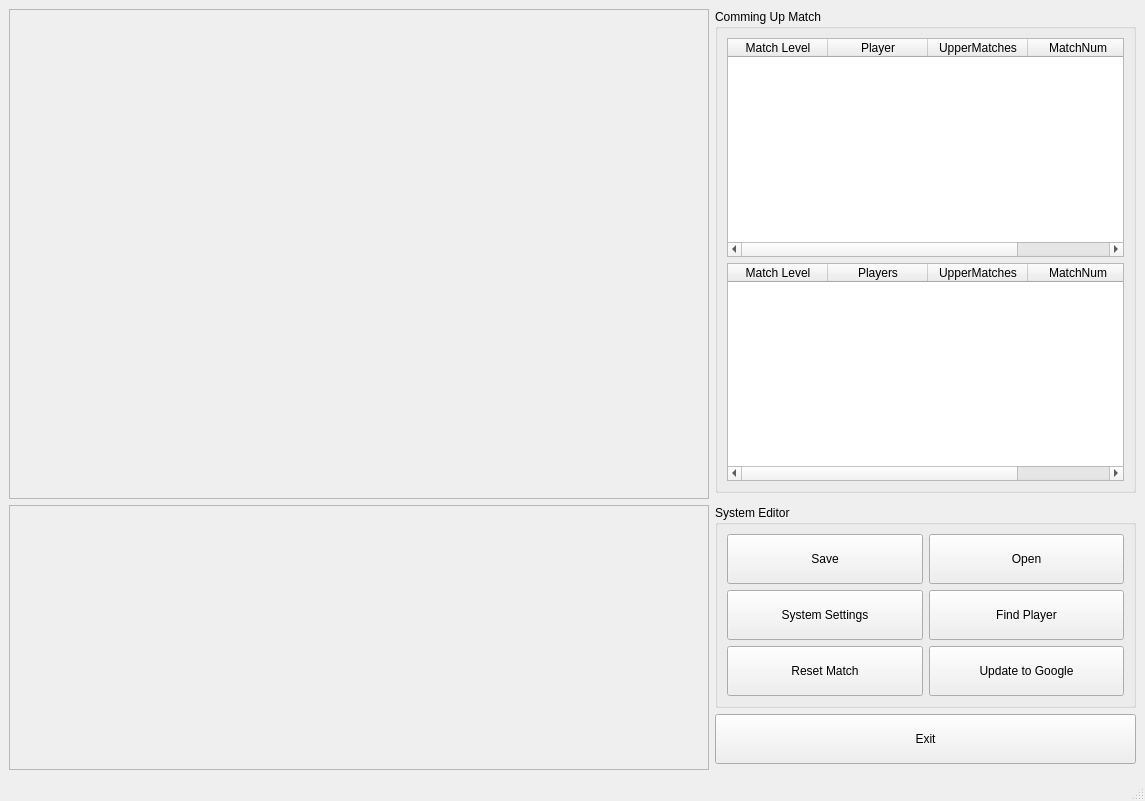
<?xml version="1.0" encoding="UTF-8"?>
<ui version="4.0">
 <class>TournamentController</class>
 <widget class="QMainWindow" name="TournamentController">
  <property name="geometry">
   <rect>
    <x>0</x>
    <y>0</y>
    <width>1145</width>
    <height>801</height>
   </rect>
  </property>
  <property name="windowTitle">
   <string>MainWindow</string>
  </property>
  <property name="autoFillBackground">
   <bool>false</bool>
  </property>
  <widget class="QWidget" name="centralwidget">
   <layout class="QGridLayout" name="gridLayout_2">
    <item row="0" column="1">
     <widget class="QGroupBox" name="groupBox_5">
      <property name="sizePolicy">
       <sizepolicy hsizetype="Preferred" vsizetype="Minimum">
        <horstretch>0</horstretch>
        <verstretch>0</verstretch>
       </sizepolicy>
      </property>
      <property name="minimumSize">
       <size>
        <width>400</width>
        <height>200</height>
       </size>
      </property>
      <property name="maximumSize">
       <size>
        <width>600</width>
        <height>16777215</height>
       </size>
      </property>
      <property name="title">
       <string>Comming Up Match</string>
      </property>
      <layout class="QGridLayout" name="gridLayout_7">
       <item row="0" column="0">
        <widget class="QTableWidget" name="singlewaiting">
         <property name="sizePolicy">
          <sizepolicy hsizetype="Preferred" vsizetype="Expanding">
           <horstretch>0</horstretch>
           <verstretch>0</verstretch>
          </sizepolicy>
         </property>
         <property name="editTriggers">
          <set>QAbstractItemView::NoEditTriggers</set>
         </property>
         <property name="dragDropOverwriteMode">
          <bool>false</bool>
         </property>
         <property name="selectionBehavior">
          <enum>QAbstractItemView::SelectRows</enum>
         </property>
         <column>
          <property name="text">
           <string>Match Level</string>
          </property>
         </column>
         <column>
          <property name="text">
           <string>Player</string>
          </property>
         </column>
         <column>
          <property name="text">
           <string>UpperMatches</string>
          </property>
         </column>
         <column>
          <property name="text">
           <string>MatchNum</string>
          </property>
         </column>
        </widget>
       </item>
       <item row="1" column="0">
        <widget class="QTableWidget" name="doublewaiting">
         <property name="sizePolicy">
          <sizepolicy hsizetype="Preferred" vsizetype="Expanding">
           <horstretch>0</horstretch>
           <verstretch>0</verstretch>
          </sizepolicy>
         </property>
         <property name="editTriggers">
          <set>QAbstractItemView::NoEditTriggers</set>
         </property>
         <property name="dragDropOverwriteMode">
          <bool>false</bool>
         </property>
         <property name="selectionBehavior">
          <enum>QAbstractItemView::SelectRows</enum>
         </property>
         <column>
          <property name="text">
           <string>Match Level</string>
          </property>
         </column>
         <column>
          <property name="text">
           <string>Players</string>
          </property>
         </column>
         <column>
          <property name="text">
           <string>UpperMatches</string>
          </property>
         </column>
         <column>
          <property name="text">
           <string>MatchNum</string>
          </property>
         </column>
        </widget>
       </item>
      </layout>
     </widget>
    </item>
    <item row="2" column="1">
     <widget class="QGroupBox" name="groupBox">
      <property name="sizePolicy">
       <sizepolicy hsizetype="Preferred" vsizetype="Minimum">
        <horstretch>0</horstretch>
        <verstretch>0</verstretch>
       </sizepolicy>
      </property>
      <property name="minimumSize">
       <size>
        <width>400</width>
        <height>0</height>
       </size>
      </property>
      <property name="maximumSize">
       <size>
        <width>600</width>
        <height>16777215</height>
       </size>
      </property>
      <property name="title">
       <string>System Editor</string>
      </property>
      <layout class="QGridLayout" name="gridLayout_5">
       <item row="1" column="0">
        <widget class="QPushButton" name="settingB">
         <property name="sizePolicy">
          <sizepolicy hsizetype="Preferred" vsizetype="Fixed">
           <horstretch>0</horstretch>
           <verstretch>0</verstretch>
          </sizepolicy>
         </property>
         <property name="minimumSize">
          <size>
           <width>0</width>
           <height>50</height>
          </size>
         </property>
         <property name="text">
          <string>System Settings</string>
         </property>
        </widget>
       </item>
       <item row="0" column="0">
        <widget class="QPushButton" name="save">
         <property name="sizePolicy">
          <sizepolicy hsizetype="Preferred" vsizetype="Fixed">
           <horstretch>0</horstretch>
           <verstretch>0</verstretch>
          </sizepolicy>
         </property>
         <property name="minimumSize">
          <size>
           <width>0</width>
           <height>50</height>
          </size>
         </property>
         <property name="text">
          <string>Save</string>
         </property>
        </widget>
       </item>
       <item row="2" column="0">
        <widget class="QPushButton" name="resetB">
         <property name="sizePolicy">
          <sizepolicy hsizetype="Preferred" vsizetype="Fixed">
           <horstretch>0</horstretch>
           <verstretch>0</verstretch>
          </sizepolicy>
         </property>
         <property name="minimumSize">
          <size>
           <width>0</width>
           <height>50</height>
          </size>
         </property>
         <property name="text">
          <string>Reset Match</string>
         </property>
        </widget>
       </item>
       <item row="0" column="2">
        <widget class="QPushButton" name="openB">
         <property name="sizePolicy">
          <sizepolicy hsizetype="Preferred" vsizetype="Fixed">
           <horstretch>0</horstretch>
           <verstretch>0</verstretch>
          </sizepolicy>
         </property>
         <property name="minimumSize">
          <size>
           <width>0</width>
           <height>50</height>
          </size>
         </property>
         <property name="text">
          <string>Open</string>
         </property>
        </widget>
       </item>
       <item row="1" column="2">
        <widget class="QPushButton" name="findB">
         <property name="sizePolicy">
          <sizepolicy hsizetype="Preferred" vsizetype="Fixed">
           <horstretch>0</horstretch>
           <verstretch>0</verstretch>
          </sizepolicy>
         </property>
         <property name="minimumSize">
          <size>
           <width>0</width>
           <height>50</height>
          </size>
         </property>
         <property name="text">
          <string>Find Player</string>
         </property>
        </widget>
       </item>
       <item row="2" column="2">
        <widget class="QPushButton" name="googleB">
         <property name="sizePolicy">
          <sizepolicy hsizetype="Preferred" vsizetype="Fixed">
           <horstretch>0</horstretch>
           <verstretch>0</verstretch>
          </sizepolicy>
         </property>
         <property name="minimumSize">
          <size>
           <width>0</width>
           <height>50</height>
          </size>
         </property>
         <property name="text">
          <string>Update to Google</string>
         </property>
        </widget>
       </item>
      </layout>
     </widget>
    </item>
    <item row="2" column="0" rowspan="3">
     <widget class="QScrollArea" name="scrollArea_2">
      <property name="sizePolicy">
       <sizepolicy hsizetype="Preferred" vsizetype="Expanding">
        <horstretch>0</horstretch>
        <verstretch>0</verstretch>
       </sizepolicy>
      </property>
      <property name="verticalScrollBarPolicy">
       <enum>Qt::ScrollBarAsNeeded</enum>
      </property>
      <property name="horizontalScrollBarPolicy">
       <enum>Qt::ScrollBarAsNeeded</enum>
      </property>
      <property name="sizeAdjustPolicy">
       <enum>QAbstractScrollArea::AdjustIgnored</enum>
      </property>
      <property name="widgetResizable">
       <bool>true</bool>
      </property>
      <widget class="QWidget" name="scrollAreaWidgetContents_3">
       <property name="geometry">
        <rect>
         <x>0</x>
         <y>0</y>
         <width>698</width>
         <height>254</height>
        </rect>
       </property>
       <layout class="QGridLayout" name="gridLayout_10">
        <item row="0" column="0">
         <layout class="QGridLayout" name="courtGrid" rowstretch="0">
          <property name="sizeConstraint">
           <enum>QLayout::SetDefaultConstraint</enum>
          </property>
          <property name="leftMargin">
           <number>3</number>
          </property>
          <property name="topMargin">
           <number>3</number>
          </property>
          <property name="rightMargin">
           <number>3</number>
          </property>
          <property name="bottomMargin">
           <number>3</number>
          </property>
          <property name="horizontalSpacing">
           <number>6</number>
          </property>
         </layout>
        </item>
       </layout>
      </widget>
     </widget>
    </item>
    <item row="0" column="0" rowspan="2">
     <widget class="QScrollArea" name="scrollArea">
      <property name="sizePolicy">
       <sizepolicy hsizetype="Preferred" vsizetype="Expanding">
        <horstretch>0</horstretch>
        <verstretch>0</verstretch>
       </sizepolicy>
      </property>
      <property name="minimumSize">
       <size>
        <width>700</width>
        <height>0</height>
       </size>
      </property>
      <property name="verticalScrollBarPolicy">
       <enum>Qt::ScrollBarAsNeeded</enum>
      </property>
      <property name="horizontalScrollBarPolicy">
       <enum>Qt::ScrollBarAsNeeded</enum>
      </property>
      <property name="sizeAdjustPolicy">
       <enum>QAbstractScrollArea::AdjustIgnored</enum>
      </property>
      <property name="widgetResizable">
       <bool>true</bool>
      </property>
      <widget class="QWidget" name="scrollAreaWidgetContents">
       <property name="geometry">
        <rect>
         <x>0</x>
         <y>0</y>
         <width>698</width>
         <height>478</height>
        </rect>
       </property>
       <layout class="QGridLayout" name="gridLayout_8">
        <item row="0" column="0">
         <layout class="QGridLayout" name="tourGrid" rowstretch="0">
          <property name="sizeConstraint">
           <enum>QLayout::SetDefaultConstraint</enum>
          </property>
          <property name="leftMargin">
           <number>3</number>
          </property>
          <property name="topMargin">
           <number>3</number>
          </property>
          <property name="rightMargin">
           <number>3</number>
          </property>
          <property name="bottomMargin">
           <number>3</number>
          </property>
          <property name="horizontalSpacing">
           <number>6</number>
          </property>
         </layout>
        </item>
       </layout>
      </widget>
     </widget>
    </item>
    <item row="3" column="1">
     <widget class="QPushButton" name="exitB">
      <property name="sizePolicy">
       <sizepolicy hsizetype="Preferred" vsizetype="Fixed">
        <horstretch>0</horstretch>
        <verstretch>0</verstretch>
       </sizepolicy>
      </property>
      <property name="minimumSize">
       <size>
        <width>400</width>
        <height>50</height>
       </size>
      </property>
      <property name="text">
       <string>Exit</string>
      </property>
     </widget>
    </item>
   </layout>
  </widget>
  <widget class="QMenuBar" name="menubar">
   <property name="geometry">
    <rect>
     <x>0</x>
     <y>0</y>
     <width>1145</width>
     <height>21</height>
    </rect>
   </property>
  </widget>
  <widget class="QStatusBar" name="statusbar"/>
 </widget>
 <resources/>
 <connections/>
</ui>
